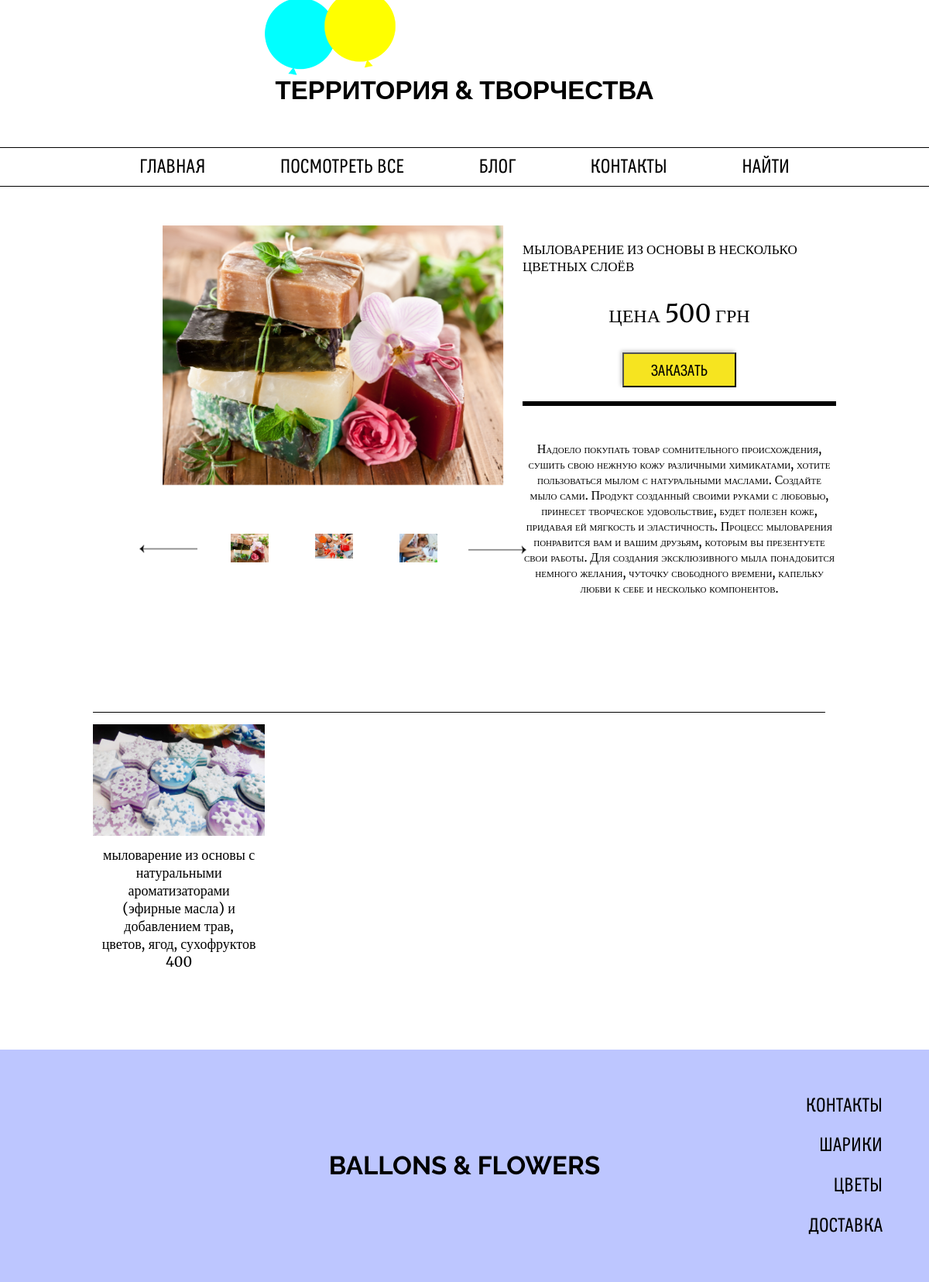
Screenshot of /catalog/mylovarenie/4/ with the database file from the repository.
### creativity_app/models.py (models this page shows, shortened)
class Creativity(models.Model):
    subcategory = models.ForeignKey('SubCategory', related_name='creativity', verbose_name='Подкатегория')
    name = models.CharField(max_length=250, unique=True, verbose_name='Название творчества')
    main_photo = models.ImageField(upload_to='media/images/creativity/', verbose_name='Основное фото')
    text = models.TextField(verbose_name='Описание')
    create = models.DateTimeField(default=timezone.now)
    price = models.IntegerField(default=0)
    class Meta:
        ordering = ['name']
        verbose_name = 'Творчество'
        verbose_name_plural = 'Творчество'

### creativity_app/views.py (the view)
# urls.py: url(r'^catalog/(?P<slug>[-\w]+)/(?P<pk>\d+)/$', views.creativity_detail, name="CreativityPage"),
def creativity_detail(request, slug, pk):
    creativities = Creativity.objects.all()
    creativity = get_object_or_404(creativities, pk=pk)
    other_offers = creativities.filter(subcategory__slug=slug).exclude(pk=creativity.pk)
    order_form = OrderForm()
    slides = []
    try:
        albums = creativity.album.get(creativity=creativity.pk)
        photos = albums.photo.all()
        for item in photos:
            slides.append(item.image)
    except ObjectDoesNotExist:
        slides = []
    return render(request, 'creativity_app/balloon-page.html', {
        'creativity': creativity,
        'other_offers':  other_offers,
        'slides': slides,
        'slides_count': len(slides),
        'order_form': order_form,
    })

### order/forms.py
class OrderForm(forms.Form):
    pass

### creativity_app/templates/creativity_app/balloon-page.html (shortened to what this page needs)
{% load staticfiles %}
<!DOCTYPE html>
<html lang="en">
<head>
	<link rel="stylesheet" href="{% static 'css/reset.css'%}">
	<link rel="stylesheet" href="{% static 'css/styles.css' %}">
	<link rel="stylesheet" href="{% static 'css/balloon-page.css' %}">
	<link rel='stylesheet prefetch' href='https://cdnjs.cloudflare.com/ajax/libs/slick-carousel/1.6.0/slick.css'>
</head>
<body>
	<header>
		<h1><a href="#">ТЕРРИТОРИЯ & ТВОРЧЕСТВА</a></h1>
		<nav>
			<ul>
				<li><a href="{% url "creativity_app:HomePage" %}">Главная</a></li>
				<li><a href="{% url "creativity_app:MainPage" %}">Посмотреть все</a></li>
				<li><a href="#">Блог</a></li>
				<li><a href="#">Контакты</a></li>
				<li><a href="#">Найти</a></li>
			</ul>
		</nav>
		<img src="img/header/header-ballons.png" alt="">
	</header>
	<div class="container">
		<div class="balloon_pic">
			<div class="cont">
				{% if slides_count == 0 %}
                        <img style="width: 125%; margin-left: -20px;" src="{{ creativity.main_photo.url }}" alt="">
                {% else %}
                    <div class="sliderCont">
					<div class="slider slider-for">
						{% for item in slides %}
                            <div><img src="{{ item.url }}" alt=""></div>
                        {% endfor %}
					</div>
					<div class="sliderNavCont">
						<div class="arrw" id="prev">
							<div>
								<img src="{% static "img/arrow.png" %}" alt="">
							</div>
						</div>
						<div class="slider slider-nav">
							{% for item in slides %}
                            <div><img src="{{ item.url }}" alt=""></div>
                            {% endfor %}
						</div>
						<div class="arrw" id="next">
							<div>
								<img src="{% static "img/arrow.png" %}" alt="">
							</div>
						</div>
					</div>
				</div>
                {% endif %}
			</div>
		</div>
		<div class="balloon_desc">
            <div class="balloon_name">{{ creativity.name }}</div>
                <div class="balloon_price">Цена <span>{{ creativity.price }}</span> грн</div>
                <form action="{% url "cart:CartAdd" creativity.id %}" method="post">
                    <div class="balloon_order">
                        <input class="submit" type="submit" value="Заказать">
                </div>
                </form>
                <div class="balloon_big_line"></div>
                <div class="balloon_info">{{ creativity.text }}</div>
		</div>
	</div>
	<div class="container">
		<section class="items_rows">
            {% for item in other_offers%}
                <div>
                    <a href="{% url "creativity_app:CreativityPage" slug=item.subcategory.slug pk=item.pk %}">
                        <img src="{{ item.main_photo.url }}" alt="">
                        <div>
                            <div>{{ item.name }}</div>
                            <div>{{ item.price }}</div>
                        </div>
                    </a>
			    </div>
            {% endfor %}
		</section>
	</div>
	<footer>
		<h1><a href="#">ballons & flowers</a></h1>
		<nav>
			<ul>
				<li><a href="#">Контакты</a></li>
				<li><a href="#">Шарики</a></li>
				<li><a href="#">Цветы</a></li>
				<li><a href="#">Доставка</a></li>
			</ul>
		</nav>
	</footer>
</body>
</html>

### creativity_app/static/css/styles.css (style rules this page uses)
* { box-sizing: border-box !important; }
body { background-color: #fff; }
h1 { text-align: center; text-transform: uppercase; font-weight: 700; font-size: 33px; font-family: "Raleway", sans-serif; }
h1 a { text-decoration: none; color: #000; }
header { display: flex; flex-wrap: wrap; flex-flow: column; position: relative; }
header h1 { margin-top: 100px; }
header nav { border-top: 1px solid #000; border-bottom: 1px solid #000; padding: 12px 0; margin-top: 57px; }
header nav ul { display: flex; width: 70%; margin: 0 auto; justify-content: space-between; }
header nav ul li { display: inline-block; }
header img { position: absolute; top: 0; left: 28.5%; }
.container, footer { padding: 0 5%; display: flex; flex-wrap: wrap; }
.items_rows { display: flex; border-top: 1px solid black; flex-wrap: wrap; justify-content: space-between; margin-bottom: 82px; }
.items_rows > div { width: 23.5%; position: relative; }
.items_rows > div:after { content: ""; background-color: #000; width: 80%; height: 1px; position: absolute; bottom: -10px; left: 10%; transform: scaleX(0); transition: transform 0.3s ease-in-out; }
.items_rows > div a { display: block; color: #000; text-decoration: none; transition: all 0.3s ease; }
.items_rows > div a img { width: 100%; }
.items_rows > div a > div { width: 90%; margin: 10px auto 0; font: 18px "Merriweather"; text-align: center; }
footer { display: flex; justify-content: center; align-items: center; min-height: 300px; background-color: #bdc6ff; position: relative; }
footer nav { height: 60%; position: absolute; right: 5%; text-align: right; }
footer nav ul { display: flex; height: 100%; flex-flow: column; justify-content: space-between; }
footer nav ul li { display: block; }
nav li a { font-size: 25px; font-family: Boblic; text-transform: uppercase; text-decoration: none; color: #000; transition: all 0.3s ease; }

### creativity_app/static/css/balloon-page.css (style rules this page uses)
.container { padding: 0; margin: 20px auto; }
.container:first-of-type { width: 75%; margin: 20px 10% 0 15%; }
.container:last-of-type { width: 80%; }
.balloon_pic { width: 40%; }
.balloon_pic img { width: 100%; }
.balloon_desc { padding-left: 15%; display: flex; width: 60%; padding-top: 50px; align-items: center; flex-flow: column; text-transform: uppercase; }
.balloon_desc .balloon_name, .balloon_desc .balloon_price { font: 400 17px "Merriweather"; }
.balloon_desc .balloon_price { margin: 30px 0; font-size: 24px; }
.balloon_desc .balloon_price span { font-size: 32px; }
.balloon_desc .balloon_big_line { background-color: #000; width: 100%; height: 6px; }
.balloon_desc .balloon_info { margin: 45px 0 50px; text-align: center; font: 16px Merriweather; font-variant: small-caps; text-transform: none; }
.balloon_desc .balloon_order { text-align: center; padding-bottom: 18px; }
.balloon_desc .balloon_order .submit { text-transform: uppercase; cursor: pointer; padding: 10px 35px 7px; background-color: #F6E420; font: 20px Boblic; box-shadow: -2px -2px 5px 0px #c7c7c7; }
.items_rows { margin-top: 80px; padding-top: 15px; }
.items_rows > div { width: 23.5%; }
.cont { display: -webkit-flex; display: -moz-flex; display: -ms-flex; display: -o-flex; display: flex; }
.slick-track div { padding: 10px; }
.cont img { width: 100%; }
.sliderCont { width: 500px; }
.slider-nav { width: 65%; margin: 0 auto; }
.sliderNavCont { display: -webkit-flex; display: -moz-flex; display: -ms-flex; display: -o-flex; display: flex; }
.arrw { width: 15%; display: flex; align-items: center; cursor: pointer; }
#next { transform: rotate(180deg); }
.arrw img { width: 100%; }

### rows the page displays
Creativity: name "МЫЛОВАРЕНИЕ ИЗ ОСНОВЫ В НЕСКОЛЬКО ЦВЕТНЫХ СЛОЁВ", price "500", text "Надоело покупать товар сомнительного происхождения, сушить свою нежную кожу различными химикатами, хотите пользоваться мылом с натуральными маслами. Создайте мыло сами. Продукт созданный своими руками с любовью, принесет творческое удовольствие, будет полезен коже, придавая ей мягкость и эластичность. Процесс мыловарения понравится вам и вашим друзьям, которым вы презентуете свои работы. Для создания эксклюзивного мыла понадобится немного желания, чуточку свободного времени, капельку любви к себе и несколько компонентов."
Creativity: main_photo (picture), name "мыловарение из основы с натуральными ароматизаторами (эфирные масла) и добавлением трав, цветов, ягод, сухофруктов", price "400"
